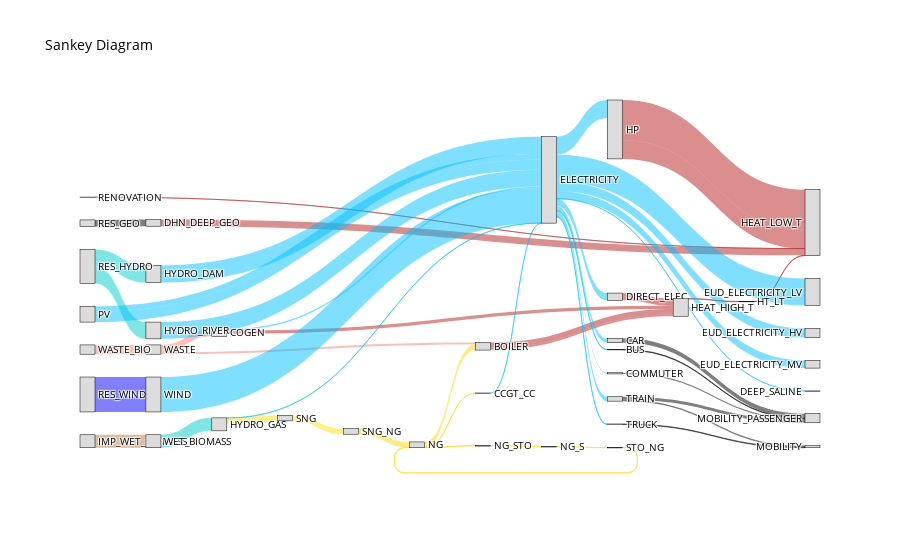
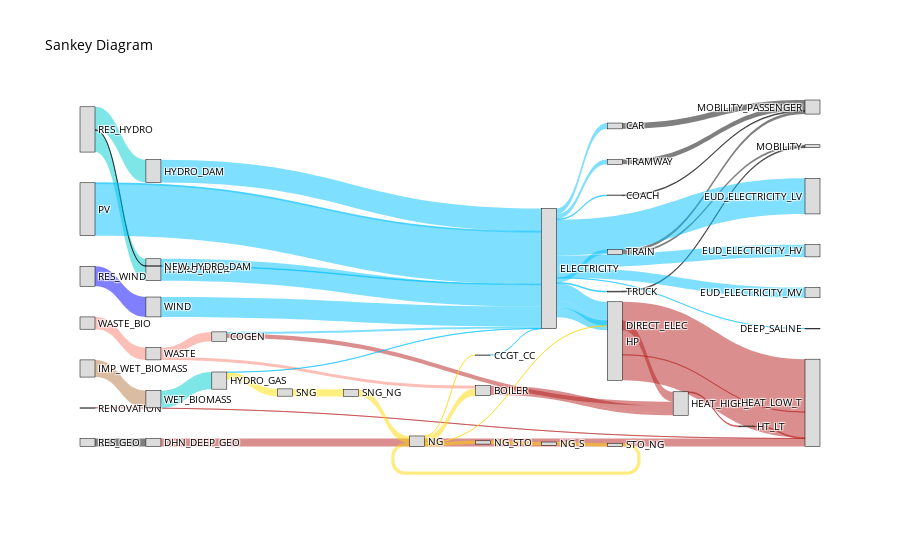

Here is the notebook cell these charts were saved with, in order:
### Code cell
# Generate the Sankey diagram using the processed results
fig1 = plot_sankey(KPI_ch_n, run_id=1)
fig2 = plot_sankey(KPI_ch_n, run_id=5)

# Display the generated Sankey diagram in the output
fig1.show()
fig2.show()

# Save the generated Sankey diagram as an HTML file
fig1.write_html("Sankey_results_ch_1.html")

### Figure 1 — Plotly figure (JSON) as saved in the notebook; plotly's stock layout.template omitted (floating-point values rounded to 4 significant figures)
{"data": [{"link": {"color": ["rgba(181, 31, 31, 0.50)", "rgba(181, 31, 31, 0.50)", "rgba(181, 31, 31, 0.50)", "rgba(181, 31, 31, 0.50)", "rgba(181, 31, 31, 0.50)", "rgba(181, 31, 31, 0.50)", "rgba(255, 225, 0, 0.50)", "rgba(179, 123, 68, 0.50)", "rgba(181, 31, 31, 0.50)", "rgba(181, 31, 31, 0.50)", "rgba(181, 31, 31, 0.50)", "rgba(181, 31, 31, 0.50)", "rgba(0, 0, 0, 0.50)", "rgba(0, 206, 209, 0.50)", "rgba(0, 206, 209, 0.50)", "rgba(0, 0, 255, 0.50)", "rgba(250, 128, 114, 0.50)", "rgba(250, 128, 114, 0.50)", "rgba(250, 128, 114, 0.50)", "rgba(0, 206, 209, 0.50)", "rgba(0, 0, 0, 0.50)", "rgba(0, 0, 0, 0.50)", "rgba(0, 0, 0, 0.50)", "rgba(0, 0, 0, 0.50)", "rgba(0, 0, 0, 0.50)", "rgba(0, 0, 0, 0.50)", "rgba(0, 191, 255, 0.50)", "rgba(0, 191, 255, 0.50)", "rgba(0, 191, 255, 0.50)", "rgba(0, 191, 255, 0.50)", "rgba(0, 191, 255, 0.50)", "rgba(0, 191, 255, 0.50)", "rgba(0, 191, 255, 0.50)", "rgba(0, 191, 255, 0.50)", "rgba(0, 191, 255, 0.50)", "rgba(0, 191, 255, 0.50)", "rgba(0, 191, 255, 0.50)", "rgba(0, 191, 255, 0.50)", "rgba(0, 191, 255, 0.50)", "rgba(0, 191, 255, 0.50)", "rgba(0, 191, 255, 0.50)", "rgba(0, 191, 255, 0.50)", "rgba(0, 191, 255, 0.50)", "rgba(0, 191, 255, 0.50)", "rgba(0, 191, 255, 0.50)", "rgba(0, 191, 255, 0.50)", "rgba(255, 215, 0, 0.50)", "rgba(255, 215, 0, 0.50)", "rgba(255, 215, 0, 0.50)", "rgba(255, 215, 0, 0.50)", "rgba(255, 215, 0, 0.50)", "rgba(255, 225, 0, 0.50)", "rgba(255, 215, 0, 0.50)", "rgba(255, 215, 0, 0.50)"], "label": [38550.0, 6424.0, 18010.0, 0.000426, 434.2, 434.2, 5285.0, 12470.0, 5179.0, 1692.0, 3084.0, 6968.0, 6424.0, 16120.0, 16580.0, 33540.0, 6853.0, 2064.0, 8917, 12470.0, 520.6, 4240.0, 1152.0, 1463.0, 2763.0, 612.2, 0.04106, 6968.0, 12850.0, 1.184e-09, 4503.0, 16580.0, 211.4, 16120.0, 1371.0, 5269.0, 9911.0, 33540.0, 8896.0, 25870.0, 7404.0, 520.6, 4240.0, 1152.0, 4226.0, 612.2, 310.2, 0.07852, 5285.0, 310.2, 310.2, 5285.0, 5285.0, 310.2], "source": [15, 7, 15, 27, 13, 16, 18, 20, 0, 0, 4, 8, 28, 29, 29, 30, 36, 36, 37, 38, 1, 2, 5, 34, 34, 35, 3, 9, 9, 9, 9, 17, 18, 19, 4, 26, 26, 39, 9, 9, 9, 9, 9, 9, 9, 9, 23, 23, 23, 24, 25, 31, 32, 33], "target": [14, 14, 14, 14, 16, 14, 31, 38, 13, 13, 13, 13, 7, 19, 17, 39, 4, 0, 36, 18, 22, 22, 22, 21, 22, 21, 9, 8, 15, 6, 15, 9, 9, 9, 9, 9, 9, 9, 10, 11, 12, 1, 2, 5, 34, 35, 25, 3, 0, 33, 24, 32, 23, 23], "value": [38550.0, 6424.0, 18010.0, 0.000426, 434.2, 434.2, 5285.0, 12470.0, 5179.0, 1692.0, 3084.0, 6968.0, 6424.0, 16120.0, 16580.0, 33540.0, 6853.0, 2064.0, 8917, 12470.0, 520.6, 4240.0, 1152.0, 1463.0, 2763.0, 612.2, 0.04106, 6968.0, 12850.0, 1.184e-09, 4503.0, 16580.0, 211.4, 16120.0, 1371.0, 5269.0, 9911.0, 33540.0, 8896.0, 25870.0, 7404.0, 520.6, 4240.0, 1152.0, 4226.0, 612.2, 310.2, 0.07852, 5285.0, 310.2, 310.2, 5285.0, 5285.0, 310.2]}, "node": {"color": "#DCDCDC", "label": ["BOILER", "BUS", "CAR", "CCGT_CC", "COGEN", "COMMUTER", "DEEP_SALINE", "DHN_DEEP_GEO", "DIRECT_ELEC", "ELECTRICITY", "EUD_ELECTRICITY_HV", "EUD_ELECTRICITY_LV", "EUD_ELECTRICITY_MV", "HEAT_HIGH_T", "HEAT_LOW_T", "HP", "HT_LT", "HYDRO_DAM", "HYDRO_GAS", "HYDRO_RIVER", "IMP_WET_BIOMASS", "MOBILITY", "MOBILITY_PASSENGER", "NG", "NG_S", "NG_STO", "PV", "RENOVATION", "RES_GEO", "RES_HYDRO", "RES_WIND", "SNG", "SNG_NG", "STO_NG", "TRAIN", "TRUCK", "WASTE", "WASTE_BIO", "WET_BIOMASS", "WIND"], "line": {"color": "black", "width": 0.5}, "pad": 15, "thickness": 15}, "type": "sankey", "valueformat": ".0f", "valuesuffix": ""}], "layout": {"font": {"color": "black", "size": 10}, "title": {"text": "Sankey Diagram"}}}

### Figure 2 — Plotly figure (JSON) as saved in the notebook; plotly's stock layout.template omitted (floating-point values rounded to 4 significant figures)
{"data": [{"link": {"color": ["rgba(181, 31, 31, 0.50)", "rgba(181, 31, 31, 0.50)", "rgba(181, 31, 31, 0.50)", "rgba(181, 31, 31, 0.50)", "rgba(181, 31, 31, 0.50)", "rgba(181, 31, 31, 0.50)", "rgba(181, 31, 31, 0.50)", "rgba(255, 225, 0, 0.50)", "rgba(179, 123, 68, 0.50)", "rgba(181, 31, 31, 0.50)", "rgba(181, 31, 31, 0.50)", "rgba(181, 31, 31, 0.50)", "rgba(181, 31, 31, 0.50)", "rgba(0, 0, 0, 0.50)", "rgba(0, 206, 209, 0.50)", "rgba(0, 206, 209, 0.50)", "rgba(0, 0, 0, 0.50)", "rgba(0, 0, 255, 0.50)", "rgba(250, 128, 114, 0.50)", "rgba(250, 128, 114, 0.50)", "rgba(250, 128, 114, 0.50)", "rgba(0, 206, 209, 0.50)", "rgba(0, 0, 0, 0.50)", "rgba(0, 0, 0, 0.50)", "rgba(0, 0, 0, 0.50)", "rgba(0, 0, 0, 0.50)", "rgba(0, 0, 0, 0.50)", "rgba(0, 0, 0, 0.50)", "rgba(0, 191, 255, 0.50)", "rgba(0, 191, 255, 0.50)", "rgba(0, 191, 255, 0.50)", "rgba(0, 191, 255, 0.50)", "rgba(0, 191, 255, 0.50)", "rgba(0, 191, 255, 0.50)", "rgba(0, 191, 255, 0.50)", "rgba(0, 191, 255, 0.50)", "rgba(0, 191, 255, 0.50)", "rgba(0, 191, 255, 0.50)", "rgba(0, 191, 255, 0.50)", "rgba(0, 191, 255, 0.50)", "rgba(0, 191, 255, 0.50)", "rgba(0, 191, 255, 0.50)", "rgba(0, 191, 255, 0.50)", "rgba(0, 191, 255, 0.50)", "rgba(0, 191, 255, 0.50)", "rgba(0, 191, 255, 0.50)", "rgba(0, 191, 255, 0.50)", "rgba(0, 191, 255, 0.50)", "rgba(0, 191, 255, 0.50)", "rgba(255, 215, 0, 0.50)", "rgba(255, 215, 0, 0.50)", "rgba(255, 215, 0, 0.50)", "rgba(255, 215, 0, 0.50)", "rgba(255, 215, 0, 0.50)", "rgba(255, 215, 0, 0.50)", "rgba(255, 225, 0, 0.50)", "rgba(255, 215, 0, 0.50)", "rgba(255, 215, 0, 0.50)"], "label": [38400.0, 156.2, 5835.0, 18430.0, 0.0005108, 606.9, 606.9, 5285.0, 12470.0, 5077.0, 1710.0, 3075.0, 7235.0, 5835.0, 15870.0, 16580.0, 436.1, 14450.0, 6832.0, 2085.0, 8917.0, 12472, 4240.0, 520.6, 1463.0, 1995.0, 3461.0, 612.2, 0.04135, 7235.0, 12800.0, 4607.0, 1.193e-09, 16580.0, 211.4, 15870.0, 1366.0, 436.1, 594.1, 37800.0, 14450.0, 8896.0, 25870.0, 7404.0, 4240.0, 520.6, 3458.0, 3461.0, 612.2, 2361.0, 0.07908, 104.2, 5180.0, 2361.0, 2361.0, 5285.0, 5285.0, 2361.0], "source": [14, 14, 6, 14, 27, 12, 15, 17, 19, 0, 0, 4, 7, 28, 29, 29, 29, 30, 37, 37, 38, 39, 1, 3, 34, 34, 35, 36, 2, 8, 8, 8, 8, 16, 17, 18, 4, 22, 26, 26, 40, 8, 8, 8, 8, 8, 8, 8, 8, 23, 23, 23, 23, 24, 25, 31, 32, 33], "target": [13, 13, 13, 13, 13, 15, 13, 31, 39, 12, 12, 12, 12, 6, 18, 16, 22, 40, 4, 0, 37, 17, 21, 21, 20, 21, 21, 20, 8, 7, 14, 14, 5, 8, 8, 8, 8, 8, 8, 8, 8, 9, 10, 11, 1, 3, 34, 35, 36, 25, 2, 14, 0, 33, 24, 32, 23, 23], "value": [38400.0, 156.2, 5835.0, 18430.0, 0.0005108, 606.9, 606.9, 5285.0, 12470.0, 5077.0, 1710.0, 3075.0, 7235.0, 5835.0, 15870.0, 16580.0, 436.1, 14450.0, 6832.0, 2085.0, 8917.0, 12472, 4240.0, 520.6, 1463.0, 1995.0, 3461.0, 612.2, 0.04135, 7235.0, 12800.0, 4607.0, 1.193e-09, 16580.0, 211.4, 15870.0, 1366.0, 436.1, 594.1, 37800.0, 14450.0, 8896.0, 25870.0, 7404.0, 4240.0, 520.6, 3458.0, 3461.0, 612.2, 2361.0, 0.07908, 104.2, 5180.0, 2361.0, 2361.0, 5285.0, 5285.0, 2361.0]}, "node": {"color": "#DCDCDC", "label": ["BOILER", "CAR", "CCGT_CC", "COACH", "COGEN", "DEEP_SALINE", "DHN_DEEP_GEO", "DIRECT_ELEC", "ELECTRICITY", "EUD_ELECTRICITY_HV", "EUD_ELECTRICITY_LV", "EUD_ELECTRICITY_MV", "HEAT_HIGH_T", "HEAT_LOW_T", "HP", "HT_LT", "HYDRO_DAM", "HYDRO_GAS", "HYDRO_RIVER", "IMP_WET_BIOMASS", "MOBILITY", "MOBILITY_PASSENGER", "NEW_HYDRO_DAM", "NG", "NG_S", "NG_STO", "PV", "RENOVATION", "RES_GEO", "RES_HYDRO", "RES_WIND", "SNG", "SNG_NG", "STO_NG", "TRAIN", "TRAMWAY", "TRUCK", "WASTE", "WASTE_BIO", "WET_BIOMASS", "WIND"], "line": {"color": "black", "width": 0.5}, "pad": 15, "thickness": 15}, "type": "sankey", "valueformat": ".0f", "valuesuffix": ""}], "layout": {"font": {"color": "black", "size": 10}, "title": {"text": "Sankey Diagram"}}}
